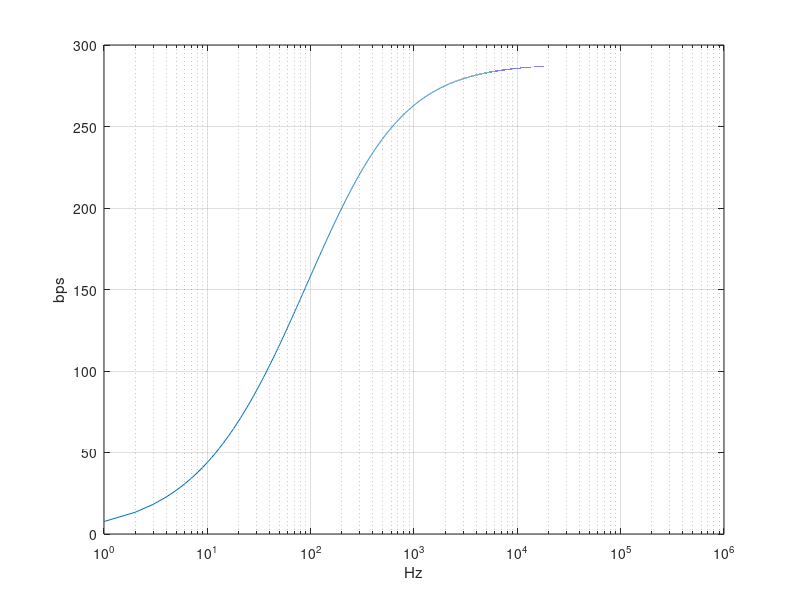

The MATLAB script that drew this image:
clear all,close all,clc
SNR=200;
B=1:300000;
C=B.*log2(1+SNR./B);
semilogx(B,C),grid on,ylabel('bps'),xlabel('Hz')
%η τιμή που τείνει η χωρητικότητα του καναλιού είναι 300bps δηλαδή αυτή που
%προβλέπεται από τη θεωρία
